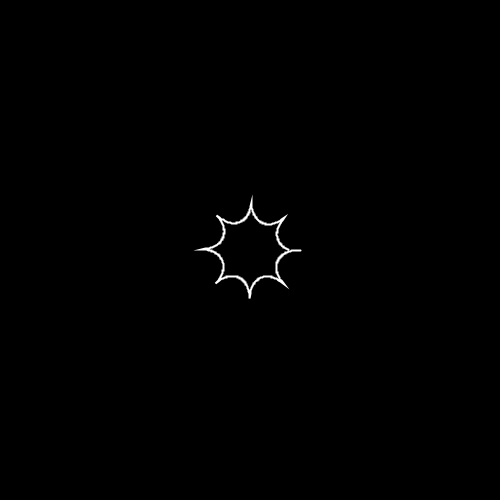
Frame 1 (no input)
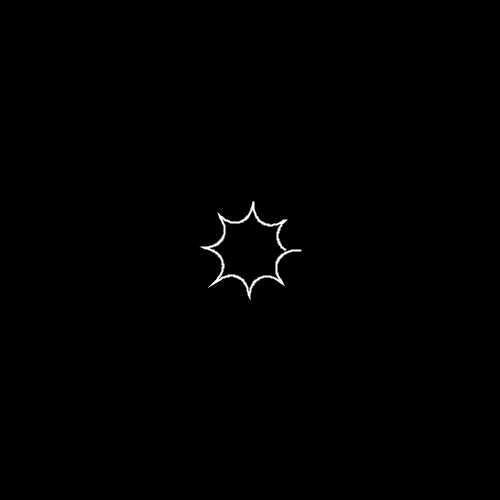
Frame 60 (the mouse pressed at the canvas centre just before this capture)
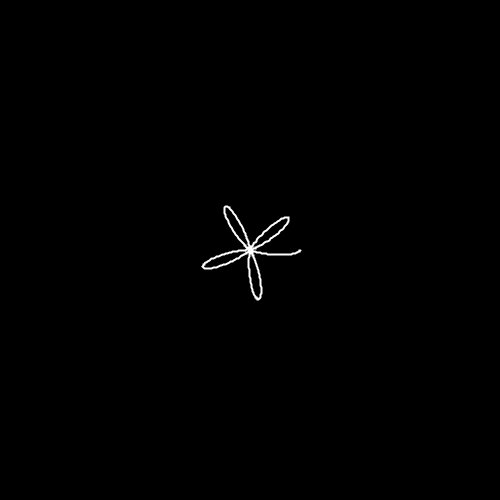
Frame 120 (the mouse held since frame 60 and released just before this capture)

The Processing sketch that drew these frames (run headless with seeded random() and noise(); from frame 60 on, the mouse is pressed at the canvas centre):

// Processing sketch: superformula
// ── superformula.pde

// https://www.youtube.com/watch?v=u6arTXBDYhQ
// https://www.youtube.com/watch?v=LaarVR1AOvs
// https://www.youtube.com/watch?v=f5QBExMNB1I

void setup() {
  size(500,500);
  
  noFill();
  stroke(255);
  strokeWeight(2);
  
}

float t = 0;
float k = 0;



void draw() {
  background(0);
  
  translate(width/2, height/2);
  
   float aR = 1+ 0*random(.1,1.1);
  float bR = 1+ 0*random(.9,1.1);
  float mR = 6+1*random (k%12+1, k%12+2);
  float n1R = 1+0*random(.9,1.1);
  
  beginShape();
  
  for (float theta = 0; theta <=  2*PI; theta += 0.01){
    float rad = r(theta, 
      aR, //a 2
      bR, //b 2
      mR, //m 6
      n1R, // n1; 1
      sin(t)*.5*mouseX/width*50 + 0.5, //n2
      cos(t)*.5*mouseY/height*50 + 0.5 ); //n3
    float x = rad*cos(theta)*50; // /cos is cool too
    float y = rad*sin(theta)*50; // / sin
    vertex(x, y);
  }
  
  //
  
  endShape();
  
 
  
  t += 0.1;
  k += .01;
}

float r(float theta, float a, float b, float m, float n1, float n2, float n3) {
  return pow(pow(abs( (cos(m* theta / 4.0)/a ) ), n2) + pow(abs( (sin(m* theta / 4.0)/b ) ), n3), (-1./n1));
}
